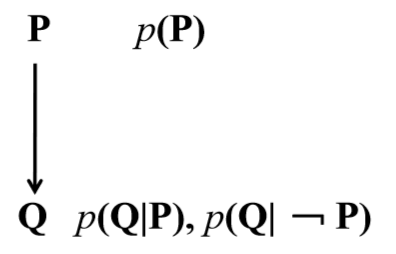
#> input picture tests/test1.PNG, 396 x 254 px
$ python compress.py --img tests/test1.PNG   (Python 2 division)
#> lines starting #> are read from the running program, lines starting #| are printed output that depends on the picture; after the words box and inside, x2 and y2 are one past the last pixel; in counts of white or black regions, pixels touching at a corner belong together
### tools/image_reader.py
# coding=utf-8
import numpy as np
import cv2

class image_reader(object):
	"""Reader of the image"""
	def __init__(self, filename, threshold=127, mode=0):
		super(image_reader, self).__init__()
		self.img_name = filename
		self.threshold = threshold
		self.mode = mode

	def read_image(self):
		#if self.mode == 0:
		image = cv2.imread(self.img_name,cv2.IMREAD_GRAYSCALE)
#> image is the input picture: shape (254, 396); min 0, max 255, mean 244.2
		cv2.threshold(image,self.threshold,255,cv2.THRESH_BINARY,image)
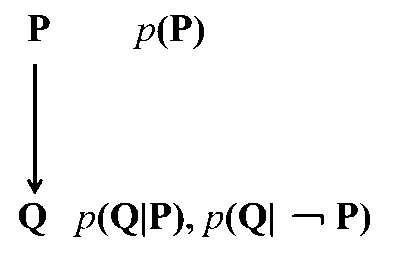
#> image: shape (254, 396); 95.7% white; 21 black regions, largest, box (x1, y1, x2, y2) and area: (27, 64, 43, 194) 586, (239, 203, 266, 236) 372, (19, 203, 46, 236) 368
		return image

### tools/binary_RLE.py
# coding=utf-8
import numpy as np
import cv2

class Binary_RLE_Compressor(object):
	""" RLE compressor for binary image"""
	def __init__(self):
		super(Binary_RLE_Compressor, self).__init__()

	def image2string(self,img,dim_1_size,dim_2_size):
		"""
		change a two-dim image into one-dim string
		"""
		ans = []
		ans.append(dim_1_size)
		ans.append(dim_2_size)

		for i in range(dim_1_size):
			for j in range(dim_2_size):
				ans.append(img[i,j])
		return ans

	def compression(self, img):
		for i in range(img.shape[0]):
			for j in range(img.shape[1]):
				if img[i,j] == 255:
					img[i,j] = 0
				else:
					img[i,j] = 1


		compressed_data = [img.shape[0],img.shape[1]]
#> compressed_data = [254, 396]
		data_flow = self.image2string(img,img.shape[0],img.shape[1])
#> after the loop in image2string, `for i in range(dim_1_size):`: ans = 100586 items
#> data_flow = 100586 items

		# initialization params
		count = 1
		curr_color = 1
		if data_flow[2] == 0:
			curr_color = 0
		else:
			compressed_data.append(0)

		for i in range(3,len(data_flow)):
			# same color
			if curr_color == data_flow[i]:
				count+=1
			# different color
			else:
				compressed_data.append(count)
				curr_color = data_flow[i]
				count = 1
#> after the loop, compressed_data = 1742 values, max 6174 at index 366, min 1 at index 103, mean 54.18

		return compressed_data

	# [38 lines left out: function decompression, not called in this run]

### tools/LZ77.py
#coding=utf-8
import math
from bitarray import bitarray

class LZ77(object):
	"""LZ77(LZSS acturlly) compressor using bitarray"""

	MAX_WINDOW_SIZE = 400

	def __init__(self, window_size=20):
		super(LZ77, self).__init__()
		self.window_size = min(self.MAX_WINDOW_SIZE, window_size)
		self.lookahead_buffer_size = 15 # length of match is at most 4 bits

	# [30 lines left out: function findLongestMatch, not called in this run]

	def compress(self, data_flow, output_file_path=None, verbose=False):
		"""
		Given the path of an input file, its content is compressed by
		applying a simple LZ77 compression algorithm.

		The compressed format is:
		0 bit followed by 8 bits (1 byte character) when there are no previous
			matches within window
		1 bit followed by 12 bits (distance to the start of the match from the current position)
			and 4 bits (length of the match)

		If a path to the output file is provided, the compressed data is written into
		a binary file. Otherwise, it is returned as a bitarray

		if verbose is enabled, the compression description is printed to standard output
		"""

		i = 0
		output_buffer = bitarray(endian='big')

		while i < len(data_flow):
			match = self.findLongestMatch(data_flow,i)

			if match:
				# Add 1 bit flag, followed by 12 bits for distance and 4 bitss for length
				# of the match. chr(x) can only for number with 8bits i.e.[-127,127], so we first
				# get the 8 bits of distance and then the other 4 bits and 4 bits for length together 8 bits.
				# bestMatchDistance & 0xf is to get the last 4 bits, then turn left 4 bits, then add the other 4 bits for length
				# we make the length < 15(4 bits)
				(bestMatchDistance, bestMatchLength) = match

				output_buffer.append(True)
				output_buffer.frombytes(chr(bestMatchDistance >> 4))
				output_buffer.frombytes(chr(((bestMatchDistance & 0xf) << 4) | bestMatchLength))

				if verbose:
					print "<1, %i, %i>" % (bestMatchDistance, bestMatchLength),
				i += bestMatchLength
			else:
				# No useful match was found. Add 0 bit flag, followed by 8 bit for the character
				output_buffer.append(False)
				bytes1 = chr(((data_flow[i] >> 8) & 0xff))
				bytes2 = chr(data_flow[i]&0xff)
				output_buffer.frombytes(bytes1)
				output_buffer.frombytes(bytes2)

				if verbose:
					print "<0, %s>" % data_flow[i],

				i+=1

		# fill the buffer with zeros if the number of bitts is not a multiple of 8
		output_buffer.fill()

		# write the compressed data into a binary file if a path is provided
		if output_file_path:
			try:
				with open(output_file_path,'wb') as output_file:
					output_file.write(output_buffer.tobytes())
					print "cpmpressed successed and saved file to output path ..."
					return None
			except IOError:
				print "Could not write to output file path."
				raise

		# no output file path
		return output_buffer

	# [43 lines left out: function decompress, not called in this run]

### compress.py
#coding=utf-8
from tools import *
import argparse

def main():
	img_name = ''
	arg_parser = argparse.ArgumentParser()
	arg_parser.add_argument("--img",help="The path of image to compress")
	arg_parser.add_argument("--window",help="size of compress window")
	#arg_parser.add_argument("--output_path",help="path of output compressed file")
	args = arg_parser.parse_args()
	if args.img:
		img_name = args.img
	else:
		print "no image input"

	if args.window:
		window_size = args.window
	else:
		window_size = 50

	try:
		imReader = image_reader.image_reader(img_name)
		to_compress_img = imReader.read_image()
	except IOError:
		print "could not open this image, please check..."
		raise

	RLE_compressor = binary_RLE.Binary_RLE_Compressor()
	LZ77_compressor = LZ77.LZ77(window_size)
	name_of_output = img_name[:img_name.find('.')] + '.bin'
	RLE_pack = RLE_compressor.compression(to_compress_img)
#> RLE_pack has the same summary as compressed_data in compression
	LZ77_pack = LZ77_compressor.compress(RLE_pack,name_of_output)


if __name__ == '__main__':
	main()
#> (the call stopped at in compress, `output_buffer = bitarray(endian='big')`: bitarray is not available in this run)
